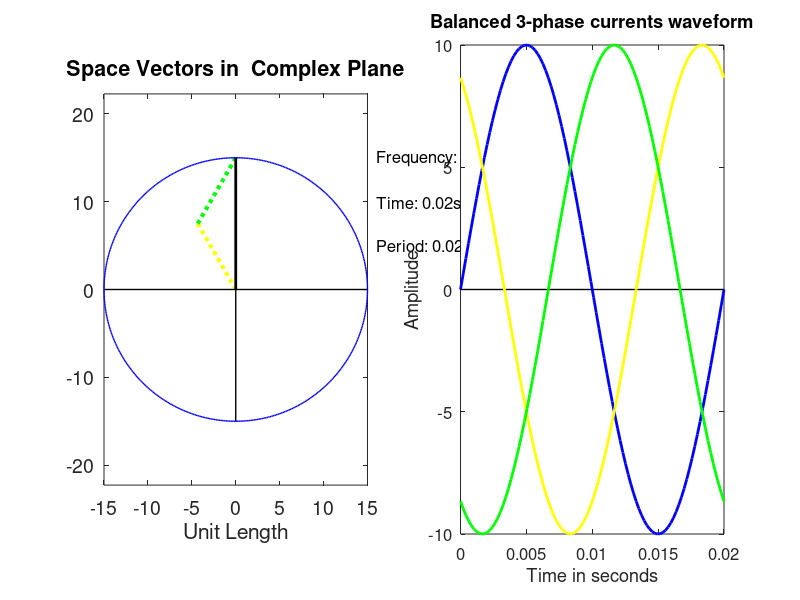

This chart was generated by the following MATLAB code:
% File name: PhasorAnimation.m
% Author: CHAN Yun Sang, Ethan; CHAN Ho Kwan, Tony; SIU Pui Yin, Benji
% Department of Electrical Engineering, The Hong Kong Polytechnic
% University
% Email: ethan.ys.chan@connect.polyu.hk
% Demonstration program: Phasor and space vector

clear all
close all
clc

% SETUP ===================================================================
% all physical quantities in S.I. units unless stated otherwise
h=msgbox({'Author: CHAN Yun Sang, Ethan; CHAN Ho Kwan, Tony; SIU Pui Yin, Benji','','Department of Electrical Engineering, The Hong Kong Polytechnic University','','Demonstration program: Phasor and space vector'},"Copyright Information","modal");
uiwait(h);
prompt = {'Enter the AC line frequency (Default is 50Hz)','How many seconds do you want the simulation to run? (Default is 0.02 seconds)' };
dlgtitle = 'AC Line frequency & Simulation Runtime';
dims = [1 80];
definput = {'50','0.02'};
user_input = inputdlg(prompt,dlgtitle,dims,definput);
A = 10;                     % Amplitude of the AC Voltage
f_num=str2double(user_input(1,1));
runtime_num=str2double(user_input(2,1));
T=1/f_num;
N = 100;                   % Number of frames for animation; smaller the value, the more triagular the sinewave will be
dummy=1.5;
t = linspace(0,runtime_num,100);                  % time increment
v = A .* sin(2*pi*t/T);     % Mathmatic function of the AC Waveform
V1 = A .* sin(2*pi*t/T+2*pi/3*1);  % phase shift forward 120 degree
V2 = A .* sin(2*pi*t/T+2*pi/3*2);  % phase shift forward 240 degree

Phase_Num= [0:2];
real=cos(2*pi/3.*Phase_Num);
imaginary=sin(2*pi/3.*Phase_Num);

% GRAPHICS ================================================================
%   Setup for plot window
figure('Name','Phasor & Vector Time Domain Plotting','NumberTitle','off')
set(gcf,'units','normalized'); 
set(gcf,'position',[0.1 0.1 0.8 0.6]);
set(gcf,'Color',[1 1 1]);
set(gca,'FontSize',12);


% circle
p = linspace(0,2*pi,500);
xc = dummy*A .* cos(p);  % Horizontal Parameter of Circle_Voltage
yc = dummy*A .* sin(p);  % Vertical Parameter of Circle_Voltage


for c = 1 : N
   hold off
   %Circle Voltage
   
   subplot(1,2,1);

   plot([0 v(c)*real(1)],[0 v(c)*imaginary(1)],'lineWidth',3,'Color',[0 0 1], 'LineStyle',':'); % Tracking line of circle (Blue) degree:0
   hold on
   plot([v(c)*real(1) v(c)*real(1)+V1(c)*real(2)],[v(c)*imaginary(1) v(c)*imaginary(1)+V1(c)*imaginary(2)],'lineWidth',3,'Color',[1 1 0], 'LineStyle',':'); % Tracking line of circle (yellow) degree:120

   plot([v(c)*real(1)+V1(c)*real(2) v(c)*real(1)+V1(c)*real(2)+V2(c)*real(3)],[v(c)*imaginary(1)+V1(c)*imaginary(2) v(c)*imaginary(1)+V1(c)*imaginary(2)+V2(c)*imaginary(3)],'lineWidth',3,'Color',[0 1 0], 'LineStyle',':');% Tracking line of circle (yellow) degree:240
   
   plot([0 v(c)*real(1)+V1(c)*real(2)+V2(c)*real(3)],[0 v(c)*imaginary(1)+V1(c)*imaginary(2)+V2(c)*imaginary(3)],'lineWidth',2,'Color',[0 0 0]); % Tracking line of circle (Black) combined

   plot(xc,yc,'b','lineWidth',1);  % Perimeter of circle
   title('Space Vectors in  Complex Plane')
   xlabel('Unit Length');
   xP = [0 0]; yP = [-A*dummy A*dummy]; % Background vertical coordinate axis of circle
   plot(xP,yP,'k','LineWidth',1);

   xP = [-A*dummy A*dummy]; yP = [0 0];  % Background horizontal coordinate axis of circle
   plot(xP,yP,'k','LineWidth',1);
   
   hold off
   set(gca,'FontSize',14);
   txtTime = ['Time: ' num2str(t(c)) 's'];
   txtFrequency = ['Frequency: ' num2str(f_num) 'Hz'];
   txtPeriod = ['Period: ' num2str(T) 's'];
   text(16,10,txtTime,'FontSize',12);
   text(16,15,txtFrequency,'FontSize',12);
   text(16,5,txtPeriod,'FontSize',12);
   axis equal
   axis on

  % Sin wave Voltage 
  subplot(1,2,2);
   
   xP = [0 t(end)]; yP = [0 0]; %Background horizontal axis of sin wave, [start point, end point]
   plot(xP,yP,'k','LineWidth',1);
   hold on
   
   xlabel('Time in seconds')
   ylabel('Amplitude')
   
   title('Balanced 3-phase currents waveform')
   xP = t(1:c); yP = v(1:c); % Horizontal component of sin wave (blue trcking line)
   plot(xP,yP,'b','LineWidth',2); 

   yP2 = V1(1:c); % Horizontal component of sin wave (yellow trcking line)
   plot(xP,yP2,'y','LineWidth',2); 

   yP3 = V2(1:c); % Horizontal component of sin wave (green trcking line)
   plot(xP,yP3,'g','LineWidth',2); 

   hold off
   set(gca,'FontSize',12);
   axis on
   pause(0.001) % Delay 

end
h1=msgbox({'Simulation completed successfully! You may now close the window.'},"Simulation End","modal");
